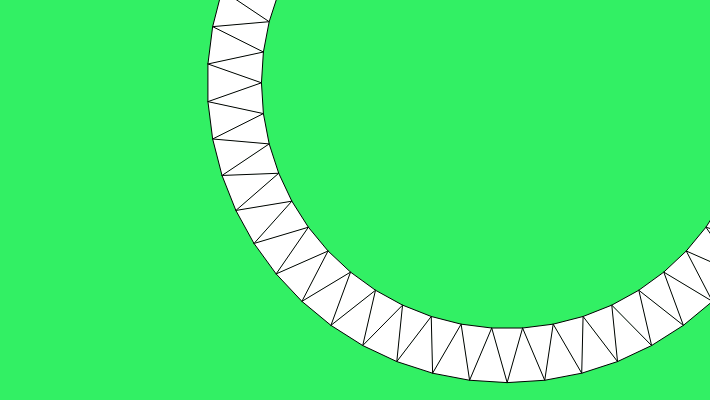
Frame 1 (no input)
Frame 60 (no input): identical to frame 1, image omitted
Frame 120 (the mouse pressed at the canvas centre since frame 60): identical to frame 1, image omitted

The p5.js sketch that drew this single still picture (run headless with seeded random() and noise() and a simulated clock; from frame 60 on, the mouse is pressed at the canvas centre):

// p5.js sketch
// ── sketch.js
let ring;

function setup() {
  createCanvas(710, 400);
  ring = new Donut();
}

function draw() {
  background(50, 240, 100);
  ring.display();
}

class Donut {
  constructor() {
    this.x = random(width);
    this.y = random(height);
    this.insideRadius = random(height);
    this.outsideRadius = random(width);
  }


  display() {  
    let numPoints = 50;
    let angle = 0;
    let angleStep = 180.0 / numPoints;
    
    beginShape(TRIANGLE_STRIP);
    for (let i = 0; i <= numPoints; i++) {
      let px = this.x + cos(radians(angle)) * this.outsideRadius;
      let py = this.y + sin(radians(angle)) * this.outsideRadius;
      angle += angleStep;
      vertex(px, py);
      px = this.x + cos(radians(angle)) * this.insideRadius;
      py = this.y + sin(radians(angle)) * this.insideRadius;
      vertex(px, py);
      angle += angleStep;
    }
    endShape();
  }
}

// ── script.js

let num = 2000;
let range = 6;

let ax = [];
let ay = [];


function setup() {
  createCanvas(710, 400);
  for ( let i = 0; i < num; i++ ) {
    ax[i] = width / 2;
    ay[i] = height / 2;
  }
  frameRate(30);
}

function draw() {
  background(51);

  // Shift all elements 1 place to the left
  for ( let i = 1; i < num; i++ ) {
    ax[i - 1] = ax[i];
    ay[i - 1] = ay[i];
  }

  // Put a new value at the end of the array
  ax[num - 1] += random(-range, range);
  ay[num - 1] += random(-range, range);

  // Constrain all points to the screen
  ax[num - 1] = constrain(ax[num - 1], 0, width);
  ay[num - 1] = constrain(ay[num - 1], 0, height);

  // Draw a line connecting the points
  for ( let j = 1; j < num; j++ ) {
    let val = j / num * 204.0 + 51;
    stroke(val);
    line(ax[j - 1], ay[j - 1], ax[j], ay[j]);
  }
}
